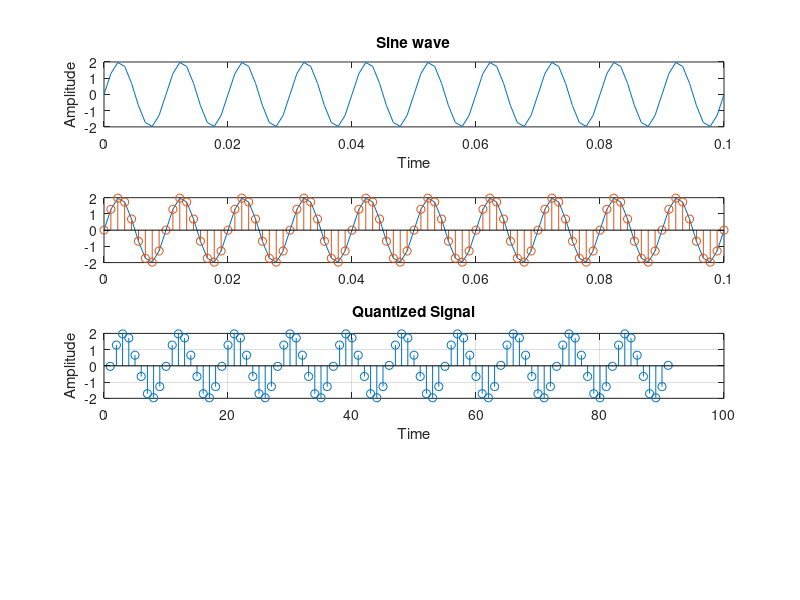

Here is the MATLAB script that generated this plot:
clc;
clear all;
close all;
fs=900;
t=0:1/fs:0.1;
f=100;
a=2;
x=a*sin(2*pi*f*t);
subplot(4,1,1);
plot(t,x);
xlabel('Time');
ylabel('Amplitude');
title('Sine wave');
subplot(4,1,2);
plot(t,x);
hold on;
stem(t,x);

%quantization
n=8;
L=2^n;
vmax=8;
vmin=-vmax;
del=(vmax - vmin)/L;
part=vmin:del:vmax;                  
code=vmin-(del/2):del:vmax+(del/2);   
[ind,q]=quantiz(x,part,code);         

l1=length(ind);
l2=length(q);

for i=1:l1
   if(ind(i)~=0)            
    ind(i)=ind(i)-1;
   end 
    i=i+1;
end   
for i=1:l2
   if(q(i)== vmin-(del/2))            
    q(i)= vmin+(del/2);
   end
end    
subplot(4,1,3);
stem(q);
grid on;
title('Quantized Signal');
ylabel('Amplitude');
xlabel('Time');
